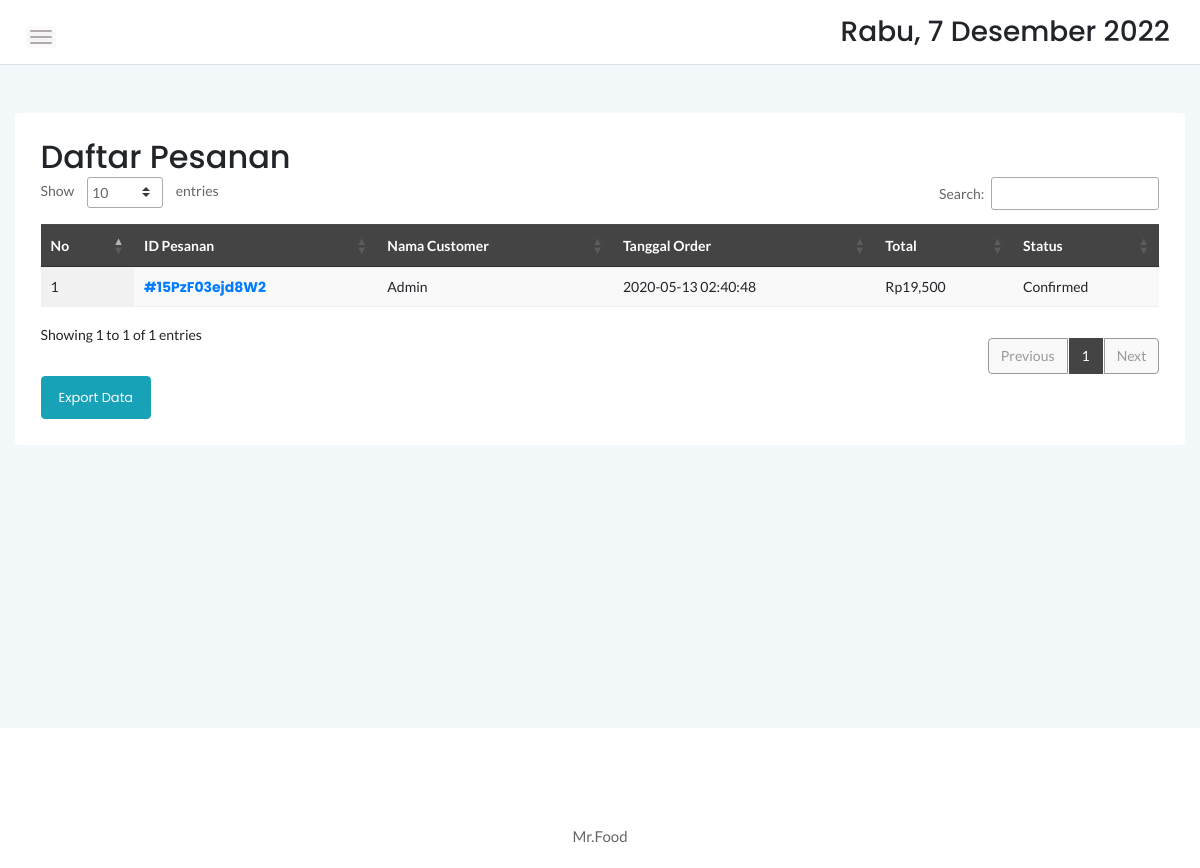
The app's page /admin/manageorder.php, older data.
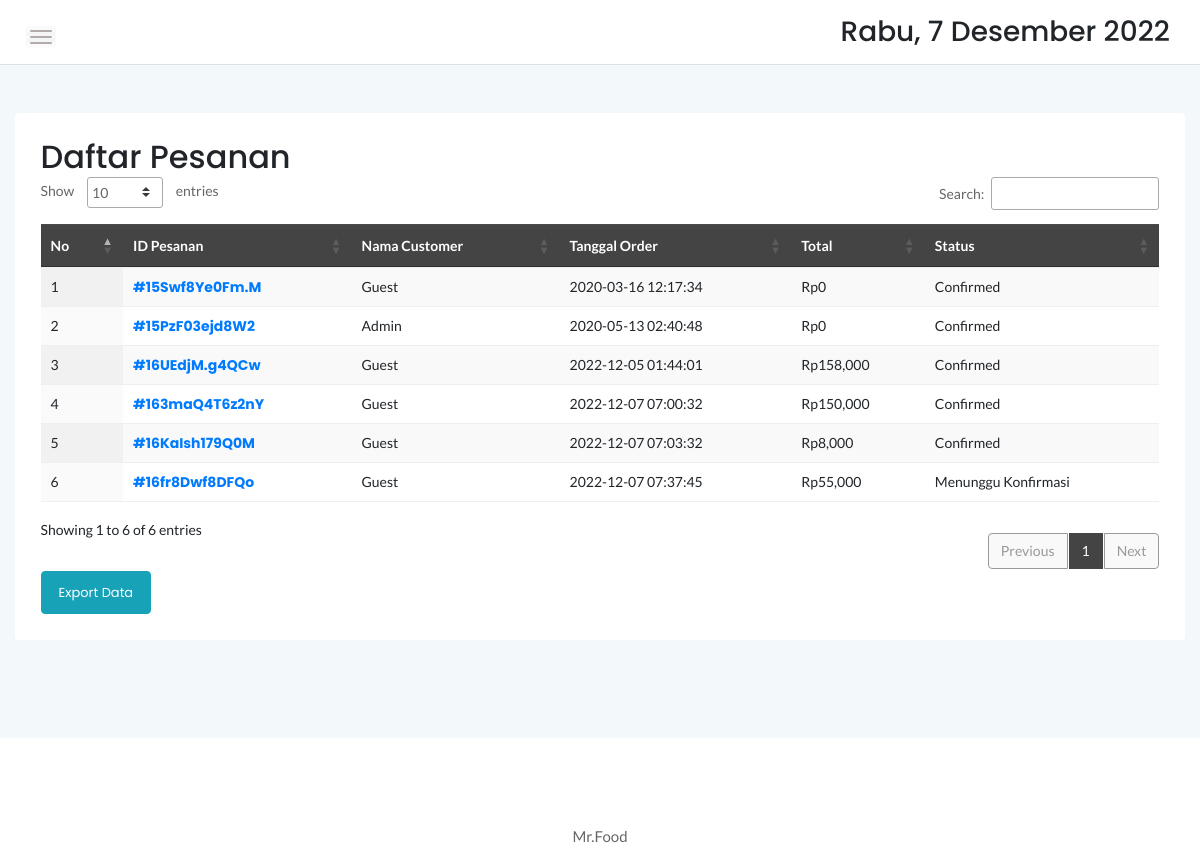
The same page, newer data.
### tables this page shows
CREATE TABLE `cart` (
  `idcart` int(11) NOT NULL,
  `orderid` varchar(100) NOT NULL,
  `userid` int(11) NOT NULL,
  `tglorder` timestamp NOT NULL DEFAULT current_timestamp(),
  `status` varchar(10) NOT NULL DEFAULT 'Cart'
);

### admin/manageorder.php (the view, shortened to what the changed rows need)
<?php
	include '../dbconnect.php';
	?>
<!doctype html>
<html class="no-js" lang="en">
<head>
    <link rel="stylesheet" href="assets/css/bootstrap.min.css">
    <link rel="stylesheet" href="assets/css/font-awesome.min.css">
    <link rel="stylesheet" href="assets/css/themify-icons.css">
    <link rel="stylesheet" href="assets/css/metisMenu.css">
    <link rel="stylesheet" href="assets/css/owl.carousel.min.css">
    <link rel="stylesheet" href="assets/css/slicknav.min.css">
    <link rel="stylesheet" href="https://www.amcharts.com/lib/3/plugins/export/export.css" type="text/css" media="all" />
	<link rel="stylesheet" type="text/css" href="https://cdn.datatables.net/1.10.20/css/jquery.dataTables.min.css">
    <link rel="stylesheet" type="text/css" href="https://cdn.datatables.net/1.10.20/css/jquery.dataTables.css">
    <link rel="stylesheet" type="text/css" href="https://cdn.datatables.net/1.10.20/css/dataTables.bootstrap4.min.css">
    <link rel="stylesheet" type="text/css" href="https://cdn.datatables.net/responsive/2.2.3/css/responsive.bootstrap.min.css">
    <link rel="stylesheet" type="text/css" href="https://cdn.datatables.net/responsive/2.2.3/css/responsive.jqueryui.min.css">
	<link rel="stylesheet" type="text/css" href="https://cdn.datatables.net/buttons/1.5.2/css/buttons.dataTables.min.css">
    <link rel="stylesheet" href="assets/css/typography.css">
    <link rel="stylesheet" href="assets/css/default-css.css">
    <link rel="stylesheet" href="assets/css/styles.css">
    <link rel="stylesheet" href="assets/css/responsive.css">
</head>
<body>
    <div class="page-container">
        <div class="main-content">
            <div class="main-content-inner">
                <div class="row mt-5 mb-5">
                    <div class="col-12">
                        <div class="card">
                            <div class="card-body">
                                <div class="d-sm-flex justify-content-between align-items-center">
									<h2>Daftar Pesanan</h2>
								</div>
                                    <div class="data-tables datatable-dark">
										 <table id="dataTable3" class="display" style="width:100%"><thead class="thead-dark">
											<tr>
												<th>No</th>
												<th>ID Pesanan</th>
												<th>Nama Customer</th>
												<th>Tanggal Order</th>
												<th>Total</th>
												<th>Status</th>
											</tr></thead><tbody>
											<?php
											$brgs=mysqli_query($conn,"SELECT * from cart c, login l where c.userid=l.userid and status!='Cart' and status!='Selesai' order by idcart ASC");
											$no=1;
											while($p=mysqli_fetch_array($brgs)){
											$orderids = $p['orderid'];
												?>
												<tr>
													<td><?php echo $no++ ?></td>
													<td><strong><a href="order.php?orderid=<?php echo $p['orderid'] ?>">#<?php echo $p['orderid'] ?></a></strong></td>
													<td><?php echo $p['namalengkap'] ?></td>
													<td><?php echo $p['tglorder'] ?></td>
													<td>Rp<?php
												$result1 = mysqli_query($conn,"SELECT SUM(d.qty*p.hargaafter) AS count FROM detailorder d, produk p where orderid='$orderids' and p.idproduk=d.idproduk order by d.idproduk ASC");
												$cekrow = mysqli_num_rows($result1);
												$row1 = mysqli_fetch_assoc($result1);
												$count = $row1['count'];
												if($cekrow > 0){
													echo number_format($count);
													} else {
														echo 'No data';
													}?></td>
													<td><?php
													$orders = $p['orderid'];
													$cekkonfirmasipembayaran = mysqli_query($conn,"select * from konfirmasi where orderid='$orders'");
													$cekroww = mysqli_num_rows($cekkonfirmasipembayaran);
													if($cekroww > 0){
														echo 'Confirmed';
													} else {
														if($p['status']!='Pengiriman'){
															echo "Menunggu Konfirmasi";
														} else {
															echo "Pengiriman";
														};
													}
													?></td>
												</tr>
												<?php
											}
											?>
										</tbody>
										</table>
                                    </div>
									<a href="datapesanan.php" target="_blank" class="btn btn-info">Export Data</a>
                                </div>
                            </div>
                        </div>
                    </div>
                </div>
            </div>
        </div>
</body>
</html>

Row changes from the older to the newer data that the page shows:
now on this page (row edited): cart: orderid "15Swf8Ye0Fm.M", userid.namalengkap "Guest", tglorder "2020-03-16 12:17:34", count "0", shows "Confirmed"
computed for cart "15PzF03ejd8W2": count "19,500" → "0"
added cart: orderid "16UEdjM.g4QCw", userid.namalengkap "Guest", tglorder "2022-12-05 01:44:01", count "158,000", shows "Confirmed"
added cart: orderid "163maQ4T6z2nY", userid.namalengkap "Guest", tglorder "2022-12-07 07:00:32", count "150,000", shows "Confirmed"
added cart: orderid "16KaIsh179Q0M", userid.namalengkap "Guest", tglorder "2022-12-07 07:03:32", count "8,000", shows "Confirmed"
added cart: orderid "16fr8Dwf8DFQo", userid.namalengkap "Guest", tglorder "2022-12-07 07:37:45", count "55,000", status "Menunggu Konfirmasi"
Text that changed along with them:
text written by a page script: "Show entries Search: Showing 1 to 1 of 1 entries Previous 1 Next" → "Show entries Search: Showing 1 to 6 of 6 entries Previous 1 Next"
